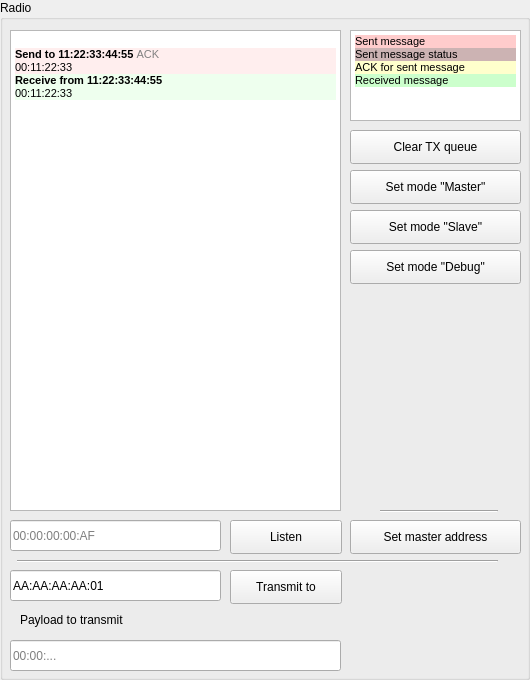
      <widget class="QGroupBox" name="groupBox_17">
       <property name="sizePolicy">
        <sizepolicy hsizetype="Fixed" vsizetype="Expanding">
         <horstretch>0</horstretch>
         <verstretch>0</verstretch>
        </sizepolicy>
       </property>
       <property name="minimumSize">
        <size>
         <width>525</width>
         <height>0</height>
        </size>
       </property>
       <property name="title">
        <string>Radio</string>
       </property>
       <widget class="QTextEdit" name="teConsole">
        <property name="geometry">
         <rect>
          <x>10</x>
          <y>30</y>
          <width>331</width>
          <height>481</height>
         </rect>
        </property>
        <property name="styleSheet">
         <string notr="true">.msg-receive {
	background-color: #CFC;
}
.msg-send {
	background-color: #FCC;
}
</string>
        </property>
        <property name="readOnly">
         <bool>true</bool>
        </property>
        <property name="html">
         <string notr="true">&lt;!DOCTYPE HTML PUBLIC &quot;-//W3C//DTD HTML 4.0//EN&quot; &quot;http://www.w3.org/TR/REC-html40/strict.dtd&quot;&gt;
&lt;html&gt;&lt;head&gt;&lt;meta name=&quot;qrichtext&quot; content=&quot;1&quot; /&gt;&lt;style type=&quot;text/css&quot;&gt;
p, li { white-space: pre-wrap; }
&lt;/style&gt;&lt;/head&gt;&lt;body style=&quot; font-family:'MS Shell Dlg 2'; font-size:8pt; font-weight:400; font-style:normal;&quot;&gt;
&lt;p style=&quot; margin-top:0px; margin-bottom:0px; margin-left:0px; margin-right:0px; -qt-block-indent:0; text-indent:0px;&quot;&gt;&lt;span style=&quot; font-family:'MS Shell Dlg 2';&quot;&gt;	&lt;/span&gt;&lt;/p&gt;
&lt;p style=&quot; margin-top:0px; margin-bottom:0px; margin-left:0px; margin-right:0px; -qt-block-indent:0; text-indent:0px; background-color:#ffeeee;&quot;&gt;&lt;span style=&quot; font-family:'MS Shell Dlg 2'; font-weight:600; background-color:#ffeeee;&quot;&gt;Send to 11:22:33:44:55 &lt;/span&gt;&lt;span style=&quot; font-family:'MS Shell Dlg 2'; color:#808080; background-color:#ffeeee;&quot;&gt;ACK&lt;/span&gt;&lt;span style=&quot; font-family:'MS Shell Dlg 2';&quot;&gt;	&lt;/span&gt;&lt;/p&gt;
&lt;p style=&quot; margin-top:0px; margin-bottom:0px; margin-left:0px; margin-right:0px; -qt-block-indent:0; text-indent:0px; background-color:#ffeeee;&quot;&gt;&lt;span style=&quot; font-family:'monospace'; background-color:#ffeeee;&quot;&gt;00:11:22:33&lt;/span&gt;&lt;span style=&quot; font-family:'MS Shell Dlg 2';&quot;&gt;	&lt;/span&gt;&lt;/p&gt;
&lt;p style=&quot; margin-top:0px; margin-bottom:0px; margin-left:0px; margin-right:0px; -qt-block-indent:0; text-indent:0px; background-color:#eeffee;&quot;&gt;&lt;span style=&quot; font-family:'MS Shell Dlg 2'; font-weight:600; background-color:#eeffee;&quot;&gt;Receive from 11:22:33:44:55&lt;/span&gt;&lt;span style=&quot; font-family:'MS Shell Dlg 2';&quot;&gt;	&lt;/span&gt;&lt;/p&gt;
&lt;p style=&quot; margin-top:0px; margin-bottom:0px; margin-left:0px; margin-right:0px; -qt-block-indent:0; text-indent:0px; background-color:#eeffee;&quot;&gt;&lt;span style=&quot; font-family:'monospace'; background-color:#eeffee;&quot;&gt;00:11:22:33&lt;/span&gt;&lt;/p&gt;&lt;/body&gt;&lt;/html&gt;</string>
        </property>
        <property name="placeholderText">
         <string>(no data yet)</string>
        </property>
       </widget>
       <widget class="QPushButton" name="pbListen">
        <property name="geometry">
         <rect>
          <x>230</x>
          <y>520</y>
          <width>112</width>
          <height>34</height>
         </rect>
        </property>
        <property name="text">
         <string>Listen</string>
        </property>
       </widget>
       <widget class="QTextEdit" name="textEdit">
        <property name="geometry">
         <rect>
          <x>350</x>
          <y>30</y>
          <width>171</width>
          <height>91</height>
         </rect>
        </property>
        <property name="html">
         <string>&lt;!DOCTYPE HTML PUBLIC &quot;-//W3C//DTD HTML 4.0//EN&quot; &quot;http://www.w3.org/TR/REC-html40/strict.dtd&quot;&gt;
&lt;html&gt;&lt;head&gt;&lt;meta name=&quot;qrichtext&quot; content=&quot;1&quot; /&gt;&lt;style type=&quot;text/css&quot;&gt;
p, li { white-space: pre-wrap; }
&lt;/style&gt;&lt;/head&gt;&lt;body style=&quot; font-family:'MS Shell Dlg 2'; font-size:8pt; font-weight:400; font-style:normal;&quot;&gt;
&lt;p style=&quot; margin-top:0px; margin-bottom:0px; margin-left:0px; margin-right:0px; -qt-block-indent:0; text-indent:0px; background-color:#ffcccc;&quot;&gt;&lt;span style=&quot; font-family:'MS Shell Dlg 2'; background-color:#ffcccc;&quot;&gt;Sent message&lt;/span&gt;&lt;/p&gt;
&lt;p style=&quot; margin-top:0px; margin-bottom:0px; margin-left:0px; margin-right:0px; -qt-block-indent:0; text-indent:0px; background-color:#ccb3b3;&quot;&gt;&lt;span style=&quot; font-family:'MS Shell Dlg 2'; background-color:#ccb3b3;&quot;&gt;Sent message status&lt;/span&gt;&lt;/p&gt;
&lt;p style=&quot; margin-top:0px; margin-bottom:0px; margin-left:0px; margin-right:0px; -qt-block-indent:0; text-indent:0px; background-color:#ffffcc;&quot;&gt;&lt;span style=&quot; font-family:'MS Shell Dlg 2'; background-color:#ffffcc;&quot;&gt;ACK for sent message&lt;/span&gt;&lt;/p&gt;
&lt;p style=&quot; margin-top:0px; margin-bottom:0px; margin-left:0px; margin-right:0px; -qt-block-indent:0; text-indent:0px; background-color:#ccffcc;&quot;&gt;&lt;span style=&quot; font-family:'MS Shell Dlg 2'; background-color:#ccffcc;&quot;&gt;Received message&lt;/span&gt;&lt;/p&gt;&lt;/body&gt;&lt;/html&gt;</string>
        </property>
       </widget>
       <widget class="QLineEdit" name="leAddressListen">
        <property name="geometry">
         <rect>
          <x>10</x>
          <y>520</y>
          <width>211</width>
          <height>31</height>
         </rect>
        </property>
        <property name="placeholderText">
         <string>00:00:00:00:AF</string>
        </property>
       </widget>
       <widget class="QLineEdit" name="leAddressTransmitTo">
        <property name="geometry">
         <rect>
          <x>10</x>
          <y>570</y>
          <width>211</width>
          <height>31</height>
         </rect>
        </property>
        <property name="text">
         <string>AA:AA:AA:AA:01</string>
        </property>
        <property name="placeholderText">
         <string>00:00:00:00:AB</string>
        </property>
       </widget>
       <widget class="QPushButton" name="pbTransmitTo">
        <property name="geometry">
         <rect>
          <x>230</x>
          <y>570</y>
          <width>112</width>
          <height>34</height>
         </rect>
        </property>
        <property name="text">
         <string>Transmit to</string>
        </property>
       </widget>
       <widget class="QLineEdit" name="lePayloadToTransmit">
        <property name="geometry">
         <rect>
          <x>10</x>
          <y>640</y>
          <width>331</width>
          <height>31</height>
         </rect>
        </property>
        <property name="placeholderText">
         <string>00:00:...</string>
        </property>
       </widget>
       <widget class="QLabel" name="label_13">
        <property name="geometry">
         <rect>
          <x>20</x>
          <y>610</y>
          <width>141</width>
          <height>19</height>
         </rect>
        </property>
        <property name="text">
         <string>Payload to transmit</string>
        </property>
       </widget>
       <widget class="QPushButton" name="pbClearTx">
        <property name="geometry">
         <rect>
          <x>350</x>
          <y>130</y>
          <width>171</width>
          <height>34</height>
         </rect>
        </property>
        <property name="text">
         <string>Clear TX queue</string>
        </property>
       </widget>
       <widget class="QPushButton" name="pbSetModeMaster">
        <property name="geometry">
         <rect>
          <x>350</x>
          <y>170</y>
          <width>171</width>
          <height>34</height>
         </rect>
        </property>
        <property name="text">
         <string>Set mode &quot;Master&quot;</string>
        </property>
       </widget>
       <widget class="QPushButton" name="pbSetModeSlave">
        <property name="geometry">
         <rect>
          <x>350</x>
          <y>210</y>
          <width>171</width>
          <height>34</height>
         </rect>
        </property>
        <property name="text">
         <string>Set mode &quot;Slave&quot;</string>
        </property>
       </widget>
       <widget class="QPushButton" name="pbSetModeDebug">
        <property name="geometry">
         <rect>
          <x>350</x>
          <y>250</y>
          <width>171</width>
          <height>34</height>
         </rect>
        </property>
        <property name="text">
         <string>Set mode &quot;Debug&quot;</string>
        </property>
       </widget>
       <widget class="QPushButton" name="pbSetMasterAddress">
        <property name="geometry">
         <rect>
          <x>350</x>
          <y>520</y>
          <width>171</width>
          <height>34</height>
         </rect>
        </property>
        <property name="text">
         <string>Set master address</string>
        </property>
       </widget>
       <widget class="Line" name="line">
        <property name="geometry">
         <rect>
          <x>380</x>
          <y>510</y>
          <width>118</width>
          <height>3</height>
         </rect>
        </property>
        <property name="orientation">
         <enum>Qt::Horizontal</enum>
        </property>
       </widget>
       <widget class="Line" name="line_2">
        <property name="geometry">
         <rect>
          <x>17</x>
          <y>560</y>
          <width>481</width>
          <height>3</height>
         </rect>
        </property>
        <property name="orientation">
         <enum>Qt::Horizontal</enum>
        </property>
       </widget>
      </widget>
